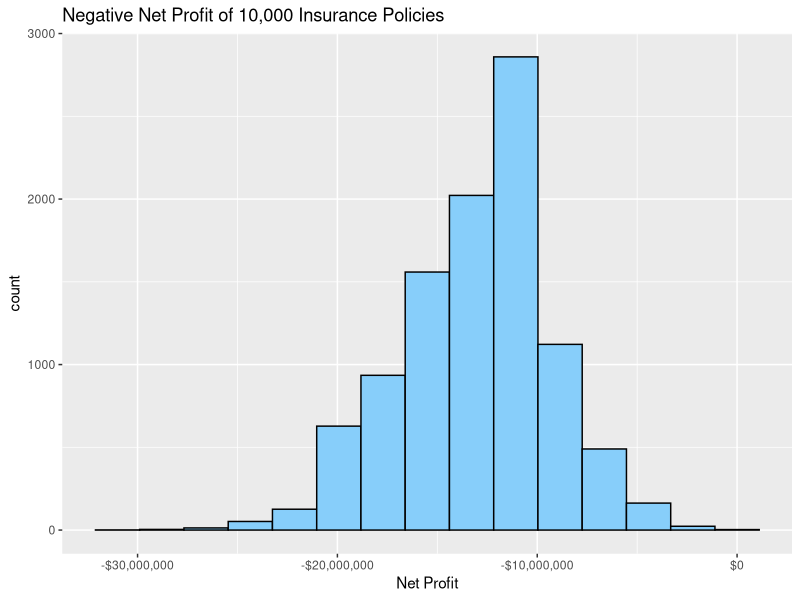

Write the R code that produced this figure.
## ---- chunk 1
knitr::opts_chunk$set(echo = TRUE)
## ---- chunk 2
# Required Packages:
if(!require(tidyverse)) install.packages("tidyverse", repos = "http://cran.us.r-project.org") # We need this for read_csv
## ---- chunk 3
# Possible outcomes for each policy
x <- c(2000, -998000) 

# Simulation
allYears <- replicate(10000, { # 10000 examples
  # outcomes of 1000 policies
  sampleYear <- sample(x, 1000, prob=c(.985,.015), replace = TRUE) 
  # net profit of all the 1000 policies
  sum(sampleYear) } ) 


## ---- chunk 4
# Display the first few net profits of the 10,000 examples

head(allYears)
# average yearly earnings on 1000 policies
## ---- chunk 5
sum(allYears)/10000 
## ---- chunk 6
2000*.985 + (2000-1000000)*.015
## ---- chunk 7
# Histogram
h <- as.data.frame(allYears) %>% ggplot()
h + geom_histogram(aes(x=allYears), fill='lightskyblue', col = 'black', bins=15) + 
  labs(title='Negative Net Profit of 10,000 Insurance Policies',
       x = 'Net Profit') + 
  scale_x_continuous(labels = scales :: dollar_format())
